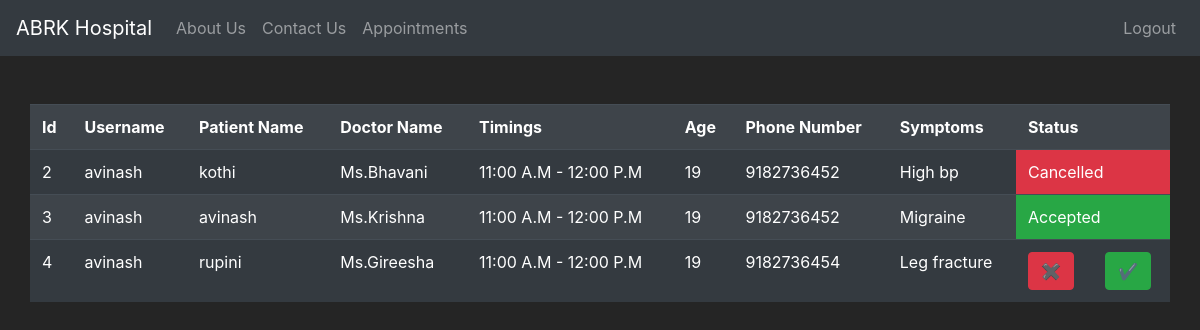
/hospital/details/ (signed in), run on the app's committed database.
### hospitalapp/models.py (models this page shows, shortened)
class Appointment(models.Model):
    username = models.CharField(max_length=20, default='avinash')
    patient_name = models.CharField(max_length=30)
    doctor_choice = (('Ms.Krishna', 'Ms.Krishna'), ('Ms.Bhavani', 'Ms.Bhavani'), ('Ms.Gireesha', 'Ms.Gireesha'))
    doctor_name = models.CharField(max_length=15, choices=doctor_choice)
    timings_choice = (('10:00 A.M - 11:00 A.M', '10:00 A.M - 11:00 A.M'), ('11:00 A.M - 12:00 P.M', '11:00 A.M - 12:00 P.M'), ('2:00 P.M - 3:00 P.M', '2:00 P.M - 3:00 P.M'), ('4:00 P.M - 5:00 P.M', '4:00 P.M - 5:00 P.M'), ('5:00 P.M - 6:00 P.M', '5:00 P.M - 6:00 P.M'))
    timings = models.CharField(max_length=30, choices=timings_choice)
    age = models.IntegerField()
    phone_number = models.CharField(max_length=10)
    symptoms = models.CharField(max_length=255)
    status = models.CharField(max_length=15, default='Pending')
    reason = models.CharField(max_length=255)

### hospitalapp/views.py (the view)
# urls.py: path('details/', views.details, name="details"),
def details(request):
    if request.user.is_authenticated:
        data = Appointment.objects.all()
        return render(request, "details.html", {'data': data})
    else:
        return redirect("home")

### hospitalapp/templates/details.html (shortened to what this page needs)
<html lang="en">
<head>
    <link rel="stylesheet" href="https://cdn.jsdelivr.net/npm/bootstrap@4.6.0/dist/css/bootstrap.min.css">
</head>
<body>
    <nav class="navbar navbar-expand-lg navbar-dark bg-dark">
        <a class="navbar-brand" href="#">ABRK Hospital</a>
        <div class="collapse navbar-collapse" id="navbarToggler">
            <ul class="navbar-nav mr-auto mt-2 mt-lg-0">
                <li class="nav-item">
                    <a class="nav-link" href="{% url 'about' %}">About Us</a>
                </li>
                <li class="nav-item">
                    <a class="nav-link" href="{% url 'contact' %}">Contact Us</a>
                </li>
                {% if user.is_authenticated %}
                <li class="nav-item">
                    <a class="nav-link" href="{% url 'details' %}">Appointments</a>
                </li>
                {% endif %}
            </ul>
            <ul class="navbar-nav ml-auto mt-2 mt-lg-0">
                {% if not user.is_authenticated %}
                <li class="nav-item">
                    <a class="nav-link" href="{% url 'sign_in' %}">Admin Login</a>
                </li>
                <li class="nav-item">
                    <a class="nav-link" href="{% url 'login' %}">Patient Login</a>
                </li>
                {% else %}
                <li class="nav-item">
                    <a class="nav-link" href="{% url 'logout' %}">Logout</a>
                </li>
                {% endif %}
            </ul>
        </div>
    </nav>
    <div class="container mt-5">
        <div class="row justify-content-center">
            <table class="table table-dark table-hover table-striped">
                <tr>
                    <th>Id</th>
                    <th>Username</th>
                    <th>Patient Name</th>
                    <th>Doctor Name</th>
                    <th>Timings</th>
                    <th>Age</th>
                    <th>Phone Number</th>
                    <th>Symptoms</th>
                    <th colspan="2">Status</th>
                </tr>
                {% for i in data %}
                <tr>
                    <td>{{i.id}}</td>
                    <td>{{i.username}}</td>
                    <td>{{i.patient_name}}</td>
                    <td>{{i.doctor_name}}</td>
                    <td>{{i.timings}}</td>
                    <td>{{i.age}}</td>
                    <td>{{i.phone_number}}</td>
                    <td>{{i.symptoms}}</td>
                    {% if i.status == 'Accepted' %}
                    <td colspan="2" class="bg-success">Accepted</td>
                    {% elif i.status == 'Cancelled' %}
                    <td colspan="2" class="bg-danger">Cancelled</td>
                    {% else %}
                    {% if not i.reason %}
                    <td>
                        <button type="button" class="btn btn-danger" data-toggle="modal" data-target="#cancel">&#10006</button>
                    </td>
                    <td><a href="{% url 'accept' i.id %}"><button class="btn btn-success">&#10004</button></a></td>
                    {% else %}
                    <td>{{i.reason}}</td>
                    {% endif %}
                    {% endif %}
                </tr>
                {% endfor %}
            </table>
        </div>
    </div>
</body>
</html>

### hospitalapp/templates/details.html (style rules this page uses)
body { background-color: rgb(37, 37, 37); color: white; }

### data on the page
Appointment: id "2", username "avinash", patient_name "kothi", doctor_name "Ms.Bhavani", timings "11:00 A.M - 12:00 P.M", age "19", phone_number "9182736452", symptoms "High bp", status "Cancelled"
Appointment: id "3", username "avinash", patient_name "avinash", doctor_name "Ms.Krishna", timings "11:00 A.M - 12:00 P.M", age "19", phone_number "9182736452", symptoms "Migraine", status "Accepted"
Appointment: id "4", username "avinash", patient_name "rupini", doctor_name "Ms.Gireesha", timings "11:00 A.M - 12:00 P.M", age "19", phone_number "9182736454", symptoms "Leg fracture"
